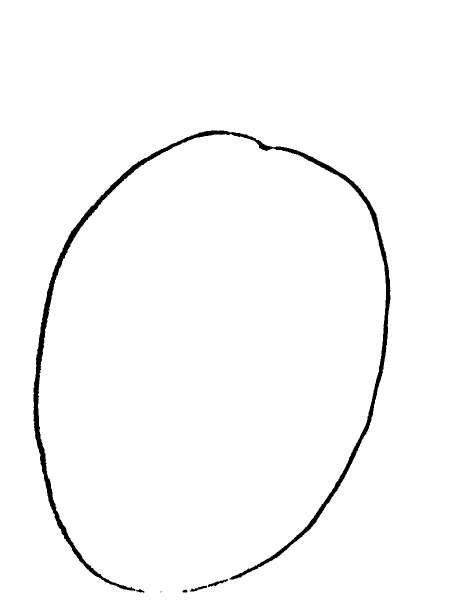
#> input picture machile_nearning/hand_written_number_recognition/dataset-detect-anomalies/dataset-detect-anomalies/dataset-detect-anomalies/0_0fa1229c-4bee-4aec-bf45-8c5ff56faacf.png, 900 x 1200 px, given as the content of the folder _recognition/dataset-full-raw/dataset-full-raw/combined_data, which was not available (shown at 1/2 size)
$ python preprocessing.py
#> lines starting #> are read from the running program, lines starting #| are printed output that depends on the picture; after the words box and inside, x2 and y2 are one past the last pixel; in counts of white or black regions, pixels touching at a corner belong together; pictures that were not available may be replaced by others from this repository, and a replacement may not be noted
import os
import glob
import cv2
import numpy as np
from PIL import Image
from concurrent.futures import ThreadPoolExecutor, as_completed
import pillow_heif

# Processing parameters
THRESHOLD = 25
MAX_WORKERS = os.cpu_count() or 8  # Dynamic worker count
MIN_IMAGE_SIZE = 28  # Skip processing for smaller images

# ----------------------------
# HEIC Handling (Optimized)
# ----------------------------
def load_image(img_path):
    """Load image efficiently with HEIC support"""
    ext = os.path.splitext(img_path)[1].lower()
    img = None

    if ext == '.heic':
        pillow_heif.register_heif_opener()
        try:
            pil_img = Image.open(img_path).convert("RGB")
            img = cv2.cvtColor(np.array(pil_img), cv2.COLOR_RGB2BGR)
            # Save converted JPG only if needed
            jpg_path = os.path.splitext(img_path)[0] + ".jpg"
            if not os.path.exists(jpg_path):
                pil_img.save(jpg_path, "JPEG", quality=95)
            return img, jpg_path
        except Exception as e:
            print(f"HEIC conversion error: {img_path} - {str(e)}")
            return None, None
    else:
        img = cv2.imread(img_path)
        return img, img_path

# ----------------------------
# Image Processing (Optimized)
# ----------------------------
def sharpen_image(image):
    """Efficient sharpening with reduced operations"""
    blurred = cv2.GaussianBlur(image, (0, 0), sigmaX=1.5)
    return cv2.addWeighted(image, 1.7, blurred, -0.7, 0)

def adaptive_median_threshold(block):
    """Vectorized adaptive thresholding"""
    med = np.median(block)
    return 255 * (block - med < THRESHOLD)

def block_image_process(image, block_size):
    """Optimized block processing with vectorization"""
    h, w = image.shape
    out_image = np.zeros_like(image)

    for y in range(0, h, block_size):
        for x in range(0, w, block_size):
            y_end = min(y + block_size, h)
            x_end = min(x + block_size, w)
            block = image[y:y_end, x:x_end]
            out_image[y:y_end, x:x_end] = adaptive_median_threshold(block)

    return out_image

def remove_lines_hough(binary_image):
    """Efficient line removal with parameter optimization"""
    # Skip for small images
    h, w = binary_image.shape[:2]
    if h < 50 or w < 50:
        return binary_image

    # Optimized edge detection
    edges = cv2.Canny(binary_image, 40, 120)
    kernel = np.ones((2, 2), np.uint8)
    edges = cv2.dilate(edges, kernel, iterations=1)

    # Dynamic parameters based on image size
    min_line_length = max(20, int(w * 0.3))
    lines = cv2.HoughLinesP(
        edges,
        rho=1,
        theta=np.pi/180,
        threshold=30,
        minLineLength=min_line_length,
        maxLineGap=int(w * 0.02)
    )

    if lines is None:
        return binary_image

    result = binary_image.copy()
    for line in lines:
        x1, y1, x2, y2 = line[0]
        angle = np.abs(np.arctan2(y2-y1, x2-x1) * 180 / np.pi)
        # Filter lines within tolerance of horizontal/vertical
        if angle < 15 or angle > 165 or (75 < angle < 105):
            thickness = max(1, int(w / 150))
            cv2.line(result, (x1, y1), (x2, y2), 255, thickness)

    return result

def preprocess_digit_image(img):
    """Optimized processing pipeline"""
    h, w = img.shape[:2]

    # Downsample large images
    if max(h, w) > 1200:
        scale = 1200 / max(h, w)
        img = cv2.resize(img, (int(w*scale), int(h*scale)))
        h, w = img.shape[:2]

    # Efficient shadow removal
    lab = cv2.cvtColor(img, cv2.COLOR_BGR2LAB)
    l_channel = lab[:,:,0]

    kernel_size = max(3, int(w / 6))
    kernel_size = kernel_size + 1 if kernel_size % 2 == 0 else kernel_size
    blurred = cv2.GaussianBlur(l_channel, (kernel_size, kernel_size), 0)
    normalized = cv2.divide(l_channel, blurred, scale=255)

    # Preprocessing
    preprocessed = 255 - cv2.medianBlur(normalized, 3)

    # Block processing
    block_size = max(10, int(w / 10))
    block_processed = block_image_process(preprocessed, block_size)

    # Line removal
    result = remove_lines_hough(block_processed)
    return cv2.medianBlur(result, 3)

# ----------------------------
# Parallel Execution (Optimized)
# ----------------------------
def process_single_image(args):
    """Process single image with error handling"""
    img_path, dst_folder, quality_threshold = args
    try:
        img, processed_path = load_image(img_path)
        if img is None:
            return f"Failed to load: {img_path}"

        # Skip small images
        if img.shape[0] <= MIN_IMAGE_SIZE or img.shape[1] <= MIN_IMAGE_SIZE:
            return f"Skipped small image: {img_path} ({img.shape[1]}x{img.shape[0]})"

        digit_img = preprocess_digit_image(img)

        # Quality check
        if np.mean(digit_img) < quality_threshold:
            return f"Low quality skipped: {img_path}"

        # Save result
        base_name = os.path.splitext(os.path.basename(img_path))[0]
        out_path = os.path.join(dst_folder, f"{base_name}.png")
        cv2.imwrite(out_path, digit_img)
        return f"Processed: {img_path} -> {out_path}"

    except Exception as e:
        return f"Error processing {img_path}: {str(e)}"

def extract_digits_from_folder(src_folder, dst_folder, quality_threshold=30):
    os.makedirs(dst_folder, exist_ok=True)
    image_paths = glob.glob(os.path.join(src_folder, "*.*"))

    # Process images in parallel
    tasks = [(path, dst_folder, quality_threshold) for path in image_paths]

    with ThreadPoolExecutor(max_workers=MAX_WORKERS) as executor:
        futures = [executor.submit(process_single_image, task) for task in tasks]
#> in load_image, img is the input picture: shape (1200, 900, 3); 98.1% white; 6 black regions (1 under 20 px), largest, box (x1, y1, x2, y2) and area: (67, 261, 781, 1182) 20361, (416, 1158, 456, 1174) 193, (379, 1171, 414, 1183) 155, (272, 1178, 289, 1186) 64, (365, 1179, 375, 1185) 45
#> in preprocess_digit_image, `lab = cv2.cvtColor(img, cv2.COLOR_BGR2LAB)`: lab: shape (1200, 900, 3); mean of channels 0, 1, 2 250.1, 128, 128
#> in preprocess_digit_image, `blurred = cv2.GaussianBlur(l_channel, (kernel_size, kernel_size), 0)`:
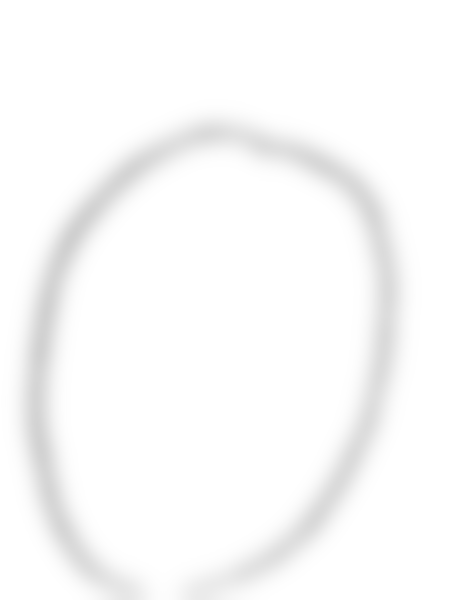
#> blurred: shape (1200, 900) (shown at 1/2 size); min 208, max 255, mean 250.1
#> in preprocess_digit_image, `preprocessed = 255 - cv2.medianBlur(normalized, 3)`:
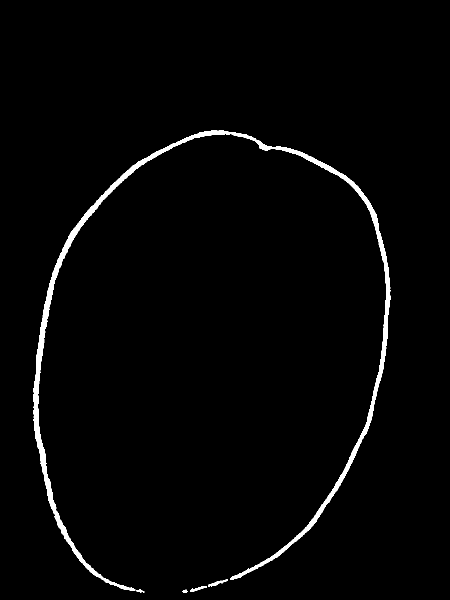
#> preprocessed: shape (1200, 900) (shown at 1/2 size); 1.9% white; 5 white regions, box (x1, y1, x2, y2) and area: (67, 261, 781, 1182) 20360, (416, 1158, 456, 1174) 192, (380, 1172, 414, 1183) 153, (273, 1178, 289, 1185) 62, (365, 1179, 375, 1185) 45
#> after the loop in block_image_process, `for y in range(0, h, block_size):`: block: shape (30, 90); every value is 0
#> in remove_lines_hough, `edges = cv2.Canny(binary_image, 40, 120)`:
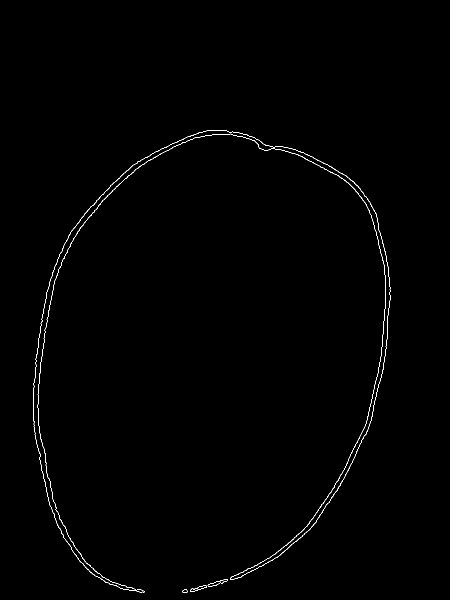
#> edges: shape (1200, 900) (shown at 1/2 size); 0.5% white in thin lines or dots, all inside (x1, y1, x2, y2) = (66, 260, 781, 1185)
#> in remove_lines_hough, `edges = cv2.dilate(edges, kernel, iterations=1)`:
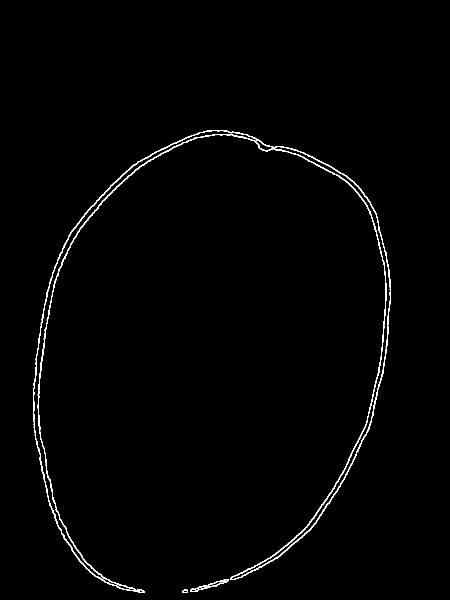
#> edges: shape (1200, 900) (shown at 1/2 size); 1.1% white in thin lines or dots, all inside (x1, y1, x2, y2) = (66, 260, 782, 1186)
#> in remove_lines_hough, `lines = cv2.HoughLinesP( edges, rho=1, theta=np.pi/180, threshold=30, ..`: lines = None
#> in preprocess_digit_image, `return cv2.medianBlur(result, 3)`: returned value: shape (1200, 900); 98.1% white; 5 black regions, box (x1, y1, x2, y2) and area: (67, 261, 781, 1182) 20358, (416, 1158, 456, 1174) 192, (380, 1172, 414, 1183) 151, (273, 1178, 289, 1185) 59, (365, 1179, 375, 1185) 45
        for future in as_completed(futures):
            result = future.result()
            if result:
                print(result)

# ----------------------------
# Main Execution
# ----------------------------
if __name__ == "__main__":
    src_folder = "D:/machile_nearning/hand_written_number_recognition/dataset-full-raw/dataset-full-raw/combined_data"
    dst_folder = "./dataset-detect-anomalies"
    extract_digits_from_folder(src_folder, dst_folder)

$ run again, on machile_nearning/hand_written_number_recognition/dataset-detect-anomalies/dataset-detect-anomalies/dataset-detect-anomalies/0_9b5a4ed7-b44c-4444-9975-a60b0cb4b626.png
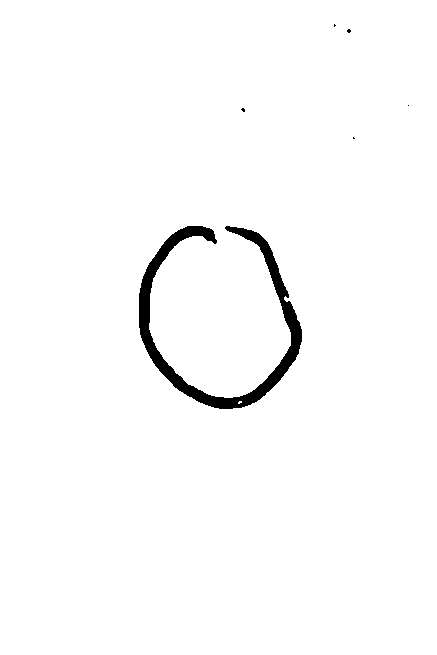
#> input picture machile_nearning/hand_written_number_recognition/dataset-detect-anomalies/dataset-detect-anomalies/dataset-detect-anomalies/0_9b5a4ed7-b44c-4444-9975-a60b0cb4b626.png, 437 x 655 px, given as the content of the folder _recognition/dataset-full-raw/dataset-full-raw/combined_data, which was not available
#> in load_image, img is the input picture: shape (655, 437, 3); 98.2% white; 6 black regions (5 under 20 px), largest, box (x1, y1, x2, y2) and area: (139, 226, 302, 409) 5203
#> lab: shape (655, 437, 3); mean of channels 0, 1, 2 250.3, 128, 128
#> in preprocess_digit_image, `blurred = cv2.GaussianBlur(l_channel, (kernel_size, kernel_size), 0)`:
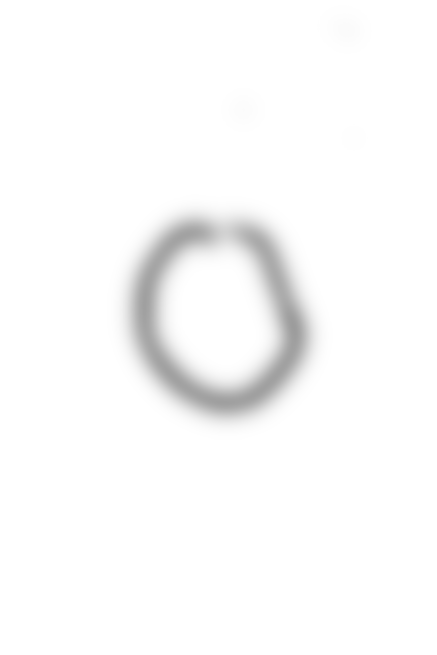
#> blurred: shape (655, 437); min 156, max 255, mean 250.3
#> preprocessed: shape (655, 437); 1.8% white; 3 white regions (2 under 20 px), largest, box (x1, y1, x2, y2) and area: (139, 226, 302, 409) 5207
#> in remove_lines_hough, `edges = cv2.dilate(edges, kernel, iterations=1)`:
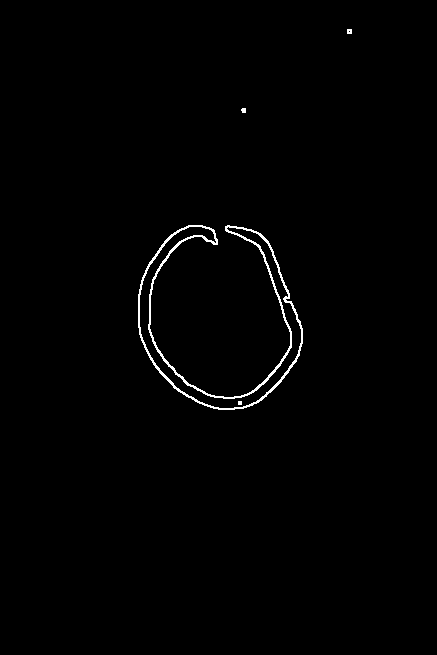
#> edges: shape (655, 437); 0.87% white in thin lines or dots, all inside (x1, y1, x2, y2) = (138, 29, 352, 410)
#> lines = None

$ run again, on machile_nearning/hand_written_number_recognition/dataset-detect-anomalies/dataset-detect-anomalies/dataset-detect-anomalies/0_acf55198-5e35-4667-be3f-e1c8e1d57ed3.png
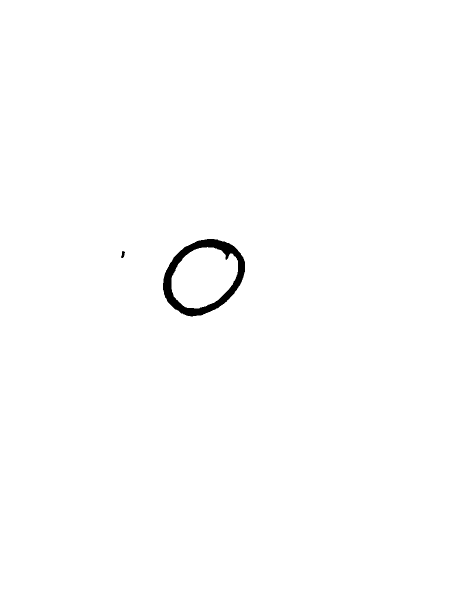
#> input picture machile_nearning/hand_written_number_recognition/dataset-detect-anomalies/dataset-detect-anomalies/dataset-detect-anomalies/0_acf55198-5e35-4667-be3f-e1c8e1d57ed3.png, 900 x 1200 px, given as the content of the folder _recognition/dataset-full-raw/dataset-full-raw/combined_data, which was not available (shown at 1/2 size)
#> in load_image, img is the input picture: shape (1200, 900, 3); 99.4% white; 2 black regions, box (x1, y1, x2, y2) and area: (326, 478, 490, 633) 6717, (242, 502, 250, 516) 68
#> lab: shape (1200, 900, 3); mean of channels 0, 1, 2 253.4, 128, 128
#> in preprocess_digit_image, `blurred = cv2.GaussianBlur(l_channel, (kernel_size, kernel_size), 0)`:
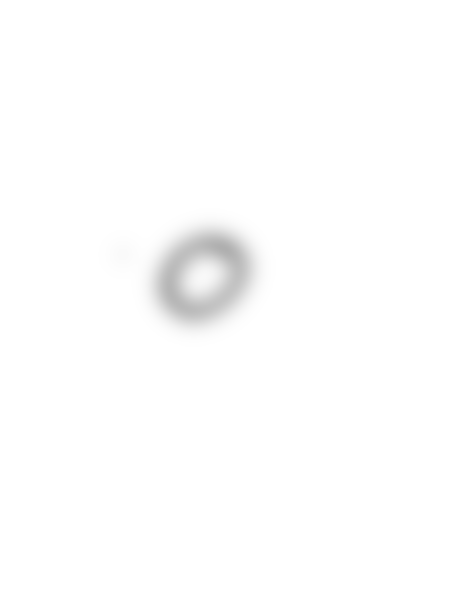
#> blurred: shape (1200, 900) (shown at 1/2 size); min 175, max 255, mean 253.4
#> preprocessed: shape (1200, 900); 0.63% white; 2 white regions, box (x1, y1, x2, y2) and area: (326, 478, 490, 633) 6716, (242, 502, 250, 516) 68
#> in remove_lines_hough, `edges = cv2.dilate(edges, kernel, iterations=1)`:
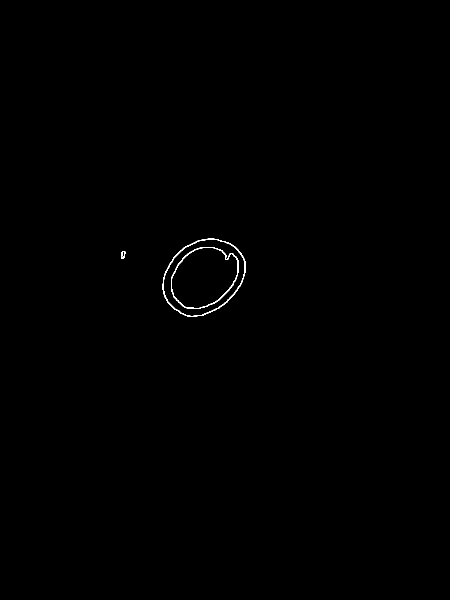
#> edges: shape (1200, 900) (shown at 1/2 size); 0.21% white in thin lines or dots, all inside (x1, y1, x2, y2) = (242, 477, 491, 634)
#> lines = None

$ run again, on machile_nearning/hand_written_number_recognition/dataset-detect-anomalies/dataset-detect-anomalies/dataset-detect-anomalies/1_0d7807d0-5c6a-4580-9773-4f818f310756.png
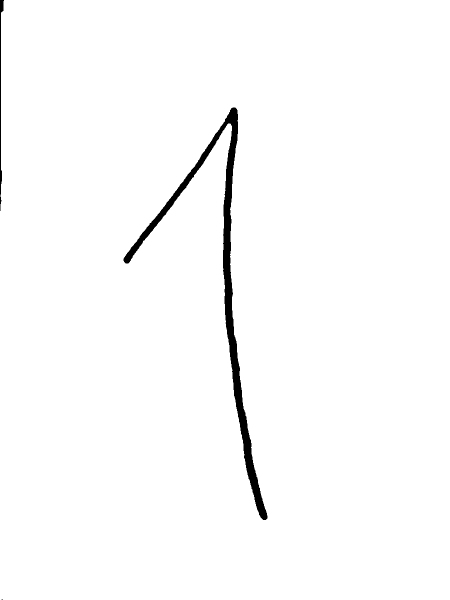
#> input picture machile_nearning/hand_written_number_recognition/dataset-detect-anomalies/dataset-detect-anomalies/dataset-detect-anomalies/1_0d7807d0-5c6a-4580-9773-4f818f310756.png, 900 x 1200 px, given as the content of the folder _recognition/dataset-full-raw/dataset-full-raw/combined_data, which was not available (shown at 1/2 size)
#> in load_image, img is the input picture: shape (1200, 900, 3); 98.4% white; 3 black regions (1 under 20 px), largest, box (x1, y1, x2, y2) and area: (247, 215, 535, 1040) 16199, (0, 0, 8, 422) 996
#> lab: shape (1200, 900, 3); mean of channels 0, 1, 2 250.9, 128, 128
#> preprocessed: shape (1200, 900); 1.6% white; 3 white regions (1 under 20 px), largest, box (x1, y1, x2, y2) and area: (247, 215, 535, 1040) 16199, (0, 0, 8, 421) 995
#> in remove_lines_hough, `edges = cv2.dilate(edges, kernel, iterations=1)`:
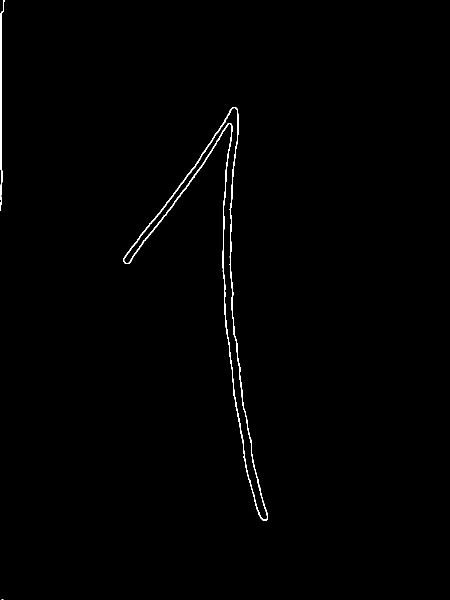
#> edges: shape (1200, 900) (shown at 1/2 size); 0.58% white in thin lines or dots, all inside (x1, y1, x2, y2) = (0, 0, 536, 1200)
#> lines = [[1, 339, 1, 26], [2, 341, 2, 24]]
#> the loop in remove_lines_hough, `for line in lines:` made 2 passes
#> (x1, y1, x2, y2, angle, thickness) on passes 1 to 2: (1, 339, 1, 26, 90, 6), (2, 341, 2, 24, 90, 6)
#> after the loop in remove_lines_hough, `for line in lines:`:
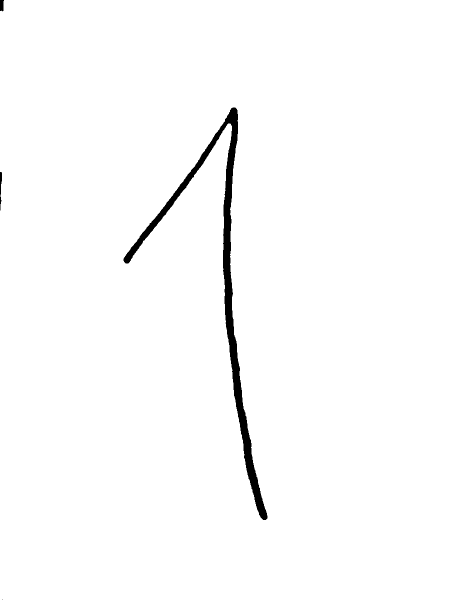
#> result: shape (1200, 900) (shown at 1/2 size); 98.5% white; 4 black regions (1 under 20 px), largest, box (x1, y1, x2, y2) and area: (247, 215, 535, 1040) 16199, (0, 344, 4, 421) 181, (0, 0, 8, 23) 156
